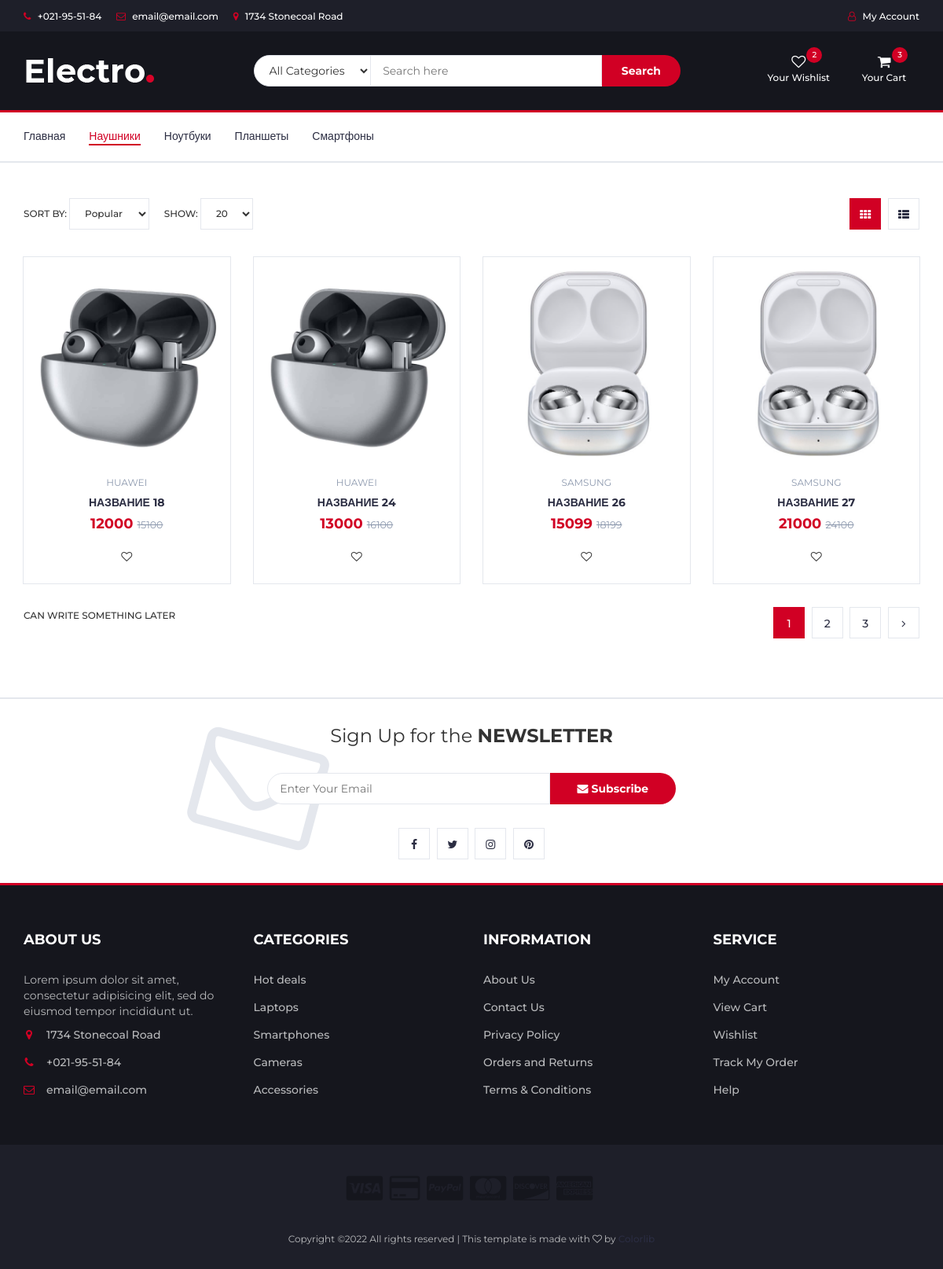
/category/naushniki/, run on the app's committed database.
### store/models.py (models this page shows, shortened)
class Category(models.Model):
    name = models.CharField(max_length=100, db_index=True, verbose_name='Категория')
    slug = models.SlugField(db_index=True, unique=True)
    class Meta:
        verbose_name = 'Категория(ю)'
        verbose_name_plural = 'Категории'
    def get_absolute_url(self):
        return reverse('bycategory', kwargs={'slug': self.slug})

class Product(models.Model):
    name = models.CharField(max_length=150, verbose_name='Название')
    description = models.TextField(max_length=420, blank=True)
    photo = models.ImageField(upload_to=get_product_image_path, verbose_name='Фото')
    price = models.IntegerField(verbose_name='Цена')
    is_available = models.BooleanField(default=True, verbose_name='Наличие')
    amount = models.IntegerField(verbose_name='Количество')
    category = models.ForeignKey('Category', on_delete=models.PROTECT, verbose_name='Категория')
    producer = models.ForeignKey('Producer', on_delete=models.PROTECT, verbose_name='Производитель')
    slug = models.SlugField(db_index=True, unique=True)
    class Meta:
        verbose_name = 'Товар'
        verbose_name_plural = 'Товары'
        default_related_name = 'products'
        ordering = ['price']

class Producer(models.Model):
    name = models.CharField(max_length=100, db_index=True, verbose_name='Производитель')
    logo = models.ImageField(upload_to=get_producer_image_path, blank=True)
    slug = models.SlugField(db_index=True, unique=True)
    def __str__(self):
        return self.name
    class Meta:
        verbose_name = 'Производитель(я)'
        verbose_name_plural = 'Производители'

### store/views.py (the view)
# urls.py: path('category/<slug:slug>/', ProductsByCategory.as_view(), name='bycategory')
class ProductsByCategory(ListView):
    model = Product
    template_name = 'store/category_list.html'
    context_object_name = 'products'
    paginate_by = 4
    def get_queryset(self):
        return Product.objects.filter(category__slug=self.kwargs['slug'], is_available=True).select_related(
            'category')
    def get_context_data(self, *, object_list=None, **kwargs):
        context = super().get_context_data(**kwargs)
        context['category'] = Category.objects.get(slug=self.kwargs['slug'])
        return context

### store/templatetags/store_tags.py (called while the page is built)
@register.simple_tag()
def get_categories():
    return Category.objects.filter().annotate(cnt=Count('products', filter=F('products__is_available'))).filter(cnt__gt=0)

### store/templates/store/category_list.html (shortened to what this page needs)
{% extends 'base.html' %}
{% block content %}
<div class="section">
    <div class="container">
        <div class="row">
            <div id="store" class="col-md-12">
                <div class="store-filter clearfix">
                    <div class="store-sort">
                        <label>
                            Sort By:
                            <select class="input-select">
                                <option value="0">Popular</option>
                            </select>
                        </label>
                        <label>
                            Show:
                            <select class="input-select">
                                <option value="0">20</option>
                            </select>
                        </label>
                    </div>
                    <ul class="store-grid">
                        <li class="active"><i class="fa fa-th"></i></li>
                        <li><a href="#"><i class="fa fa-th-list"></i></a></li>
                    </ul>
                </div>
                <div class="row">
                    {% for item in products %}
                    <div class="col-md-3 col-xs-6">
                        <div class="product">
                            <div class="product-img">
                                {% if item.photo %}
                                <img src="{{ item.photo.url }}" alt="">
                                {% endif %}
                            </div>
                            <div class="product-body">
                                <p class="product-category">{{ item.producer }}</p>
                                <h3 class="product-name"><a href="#">{{ item.name }}</a></h3>
                                <h4 class="product-price">{{ item.price }}
                                    <del class="product-old-price">{{ item.price | add:3100 }}</del>
                                </h4>
                                <div class="product-btns">
                                    <button class="add-to-wishlist"><i class="fa fa-heart-o"></i><span class="tooltipp">add to wishlist</span>
                                    </button>
                                </div>
                            </div>
                            <div class="add-to-cart">
                                <button class="add-to-cart-btn"> add to cart</button>
                            </div>
                        </div>
                    </div>
                    {% endfor %}
                </div>
                <div class="store-filter clearfix">
                    <span class="store-qty"> CAN WRITE SOMETHING LATER </span>
                    {% if page_obj.has_other_pages %}
                        <ul class="store-pagination">
                            {% for p in page_obj.paginator.page_range %}
                            {% if page_obj.number == p %}
                            <li class="active"> {{ p }}</li>
                            {% else %}
                            <li><a href="?page={{ p }}">{{ p }}</a></li>
                            {% endif %}
                            {% endfor %}
                            {% if page_obj.has_next %}
                            <li><a href="?page={{ page_obj.next_page_number }}"><i class="fa fa-angle-right"></i></a></li>
                            {% endif %}
                        </ul>
                    {% endif %}
                </div>
            </div>
        </div>
    </div>
</div>
{% endblock %}

### templates/base.html (shortened to what this page needs)
<!DOCTYPE html>
{% load static %}
<html lang="en">
	<head>
 		<link type="text/css" rel="stylesheet" href="{% static 'css/bootstrap.min.css' %}"/>
 		<link type="text/css" rel="stylesheet" href="{% static 'css/slick.css' %}"/>
 		<link type="text/css" rel="stylesheet" href="{% static 'css/slick-theme.css' %}"/>
 		<link type="text/css" rel="stylesheet" href="{% static 'css/nouislider.min.css' %}"/>
 		<link rel="stylesheet" href="{% static 'css/font-awesome.min.css' %}">
 		<link type="text/css" rel="stylesheet" href="{% static 'css/style.css' %}"/>
    </head>
	<body>
		<header>
			<div id="top-header">
				<div class="container">
					<ul class="header-links pull-left">
						<li><a href="#"><i class="fa fa-phone"></i> +021-95-51-84</a></li>
						<li><a href="#"><i class="fa fa-envelope-o"></i> email@email.com</a></li>
						<li><a href="#"><i class="fa fa-map-marker"></i> 1734 Stonecoal Road</a></li>
					</ul>
					<ul class="header-links pull-right">
						<li><a href="#"><i class="fa fa-user-o"></i> My Account</a></li>
					</ul>
				</div>
			</div>
			<div id="header">
				<div class="container">
					<div class="row">
						<div class="col-md-3">
							<div class="header-logo">
								<a href="#" class="logo">
									<img src="{% static './img/logo.png' %}" alt="">
								</a>
							</div>
						</div>
						<div class="col-md-6">
							<div class="header-search">
								<form>
									<select class="input-select">
										<option value="0">All Categories</option>
									</select>
									<input class="input" placeholder="Search here">
									<button class="search-btn">Search</button>
								</form>
							</div>
						</div>
						<div class="col-md-3 clearfix">
							<div class="header-ctn">
								<div>
									<a href="#">
										<i class="fa fa-heart-o"></i>
										<span>Your Wishlist</span>
										<div class="qty">2</div>
									</a>
								</div>
								<div class="dropdown">
									<a class="dropdown-toggle" data-toggle="dropdown" aria-expanded="true">
										<i class="fa fa-shopping-cart"></i>
										<span>Your Cart</span>
										<div class="qty">3</div>
									</a>
								</div>
							</div>
						</div>
					</div>
				</div>
			</div>
		</header>
		{% block navigation %}
		{% include 'inc/_navigation.html' %}
		{% endblock %}
		{% block content %}
		{% endblock %}
		<div id="newsletter" class="section">
			<div class="container">
				<div class="row">
					<div class="col-md-12">
						<div class="newsletter">
							<p>Sign Up for the <strong>NEWSLETTER</strong></p>
							<form>
								<input class="input" type="email" placeholder="Enter Your Email">
								<button class="newsletter-btn"><i class="fa fa-envelope"></i> Subscribe</button>
							</form>
							<ul class="newsletter-follow">
								<li>
									<a href="#"><i class="fa fa-facebook"></i></a>
								</li>
								<li>
									<a href="#"><i class="fa fa-twitter"></i></a>
								</li>
								<li>
									<a href="#"><i class="fa fa-instagram"></i></a>
								</li>
								<li>
									<a href="#"><i class="fa fa-pinterest"></i></a>
								</li>
							</ul>
						</div>
					</div>
				</div>
			</div>
		</div>
		<footer id="footer">
			<div class="section">
				<div class="container">
					<div class="row">
						<div class="col-md-3 col-xs-6">
							<div class="footer">
								<h3 class="footer-title">About Us</h3>
								<p>Lorem ipsum dolor sit amet, consectetur adipisicing elit, sed do eiusmod tempor incididunt ut.</p>
								<ul class="footer-links">
									<li><a href="#"><i class="fa fa-map-marker"></i>1734 Stonecoal Road</a></li>
									<li><a href="#"><i class="fa fa-phone"></i>+021-95-51-84</a></li>
									<li><a href="#"><i class="fa fa-envelope-o"></i>email@email.com</a></li>
								</ul>
							</div>
						</div>
						<div class="col-md-3 col-xs-6">
							<div class="footer">
								<h3 class="footer-title">Categories</h3>
								<ul class="footer-links">
									<li><a href="#">Hot deals</a></li>
									<li><a href="#">Laptops</a></li>
									<li><a href="#">Smartphones</a></li>
									<li><a href="#">Cameras</a></li>
									<li><a href="#">Accessories</a></li>
								</ul>
							</div>
						</div>
						<div class="col-md-3 col-xs-6">
							<div class="footer">
								<h3 class="footer-title">Information</h3>
								<ul class="footer-links">
									<li><a href="#">About Us</a></li>
									<li><a href="#">Contact Us</a></li>
									<li><a href="#">Privacy Policy</a></li>
									<li><a href="#">Orders and Returns</a></li>
									<li><a href="#">Terms & Conditions</a></li>
								</ul>
							</div>
						</div>
						<div class="col-md-3 col-xs-6">
							<div class="footer">
								<h3 class="footer-title">Service</h3>
								<ul class="footer-links">
									<li><a href="#">My Account</a></li>
									<li><a href="#">View Cart</a></li>
									<li><a href="#">Wishlist</a></li>
									<li><a href="#">Track My Order</a></li>
									<li><a href="#">Help</a></li>
								</ul>
							</div>
						</div>
					</div>
				</div>
			</div>
			<div id="bottom-footer" class="section">
				<div class="container">
					<div class="row">
						<div class="col-md-12 text-center">
							<ul class="footer-payments">
								<li><a href="#"><i class="fa fa-cc-visa"></i></a></li>
								<li><a href="#"><i class="fa fa-credit-card"></i></a></li>
								<li><a href="#"><i class="fa fa-cc-paypal"></i></a></li>
								<li><a href="#"><i class="fa fa-cc-mastercard"></i></a></li>
								<li><a href="#"><i class="fa fa-cc-discover"></i></a></li>
								<li><a href="#"><i class="fa fa-cc-amex"></i></a></li>
							</ul>
							<span class="copyright">
								Copyright &copy;<script>document.write(new Date().getFullYear());</script> All rights reserved | This template is made with <i class="fa fa-heart-o" aria-hidden="true"></i> by <a href="https://colorlib.com" target="_blank">Colorlib</a>
							</span>
						</div>
					</div>
				</div>
			</div>
		</footer>
	</body>
</html>

### templates/inc/_navigation.html
{% load store_tags %}
<nav id="navigation">
    <div class="container">
        <div id="responsive-nav">
            <ul class="main-nav nav navbar-nav">
                {% if request.path == '/' %}
                <li class="active"><a href="{% url 'home' %}">Главная</a></li>
                {% else %}
                <li><a href="{% url 'home' %}">Главная</a></li>
                {% endif %}
                {% get_categories as categories %}
                {% for cat in categories %}
                {% if request.path == cat.get_absolute_url %}
                <li class="active"><a href="{{ cat.get_absolute_url }}"> {{ cat.name }}</a></li>
                {% else %}
                <li><a href="{{ cat.get_absolute_url }}"> {{ cat.name }}</a></li>
                {% endif %}
                {% endfor %}
            </ul>
        </div>
    </div>
</nav>

### data on the page
Category: name "Наушники"
Category: name "Ноутбуки"
Category: name "Планшеты"
Category: name "Смартфоны"
Product: photo (picture), producer "HUAWEI", name "НАЗВАНИЕ 18", price "12000", price|add "15100"
Product: photo (picture), producer "HUAWEI", name "НАЗВАНИЕ 24", price "13000", price|add "16100"
Product: photo (picture), producer "SAMSUNG", name "НАЗВАНИЕ 26", price "15099", price|add "18199"
Product: photo (picture), producer "SAMSUNG", name "НАЗВАНИЕ 27", price "21000", price|add "24100"

### other printed values
{{ p }} "1"
{{ p }} "2" "3"
